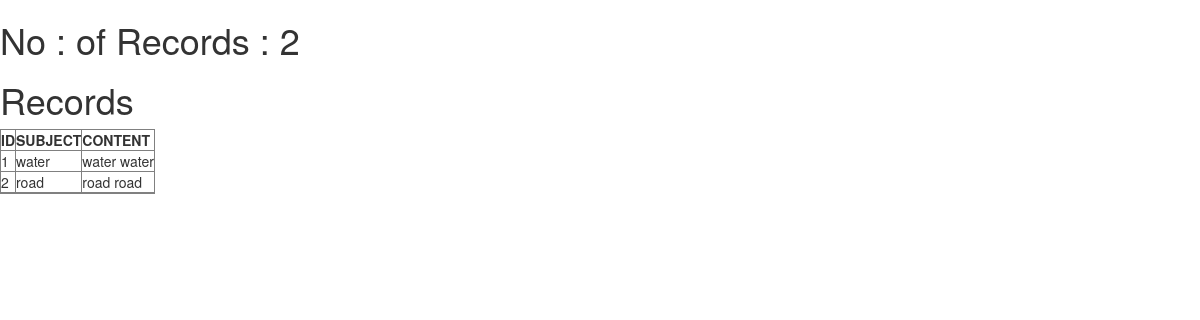
The app's page /shownotifications, older data.
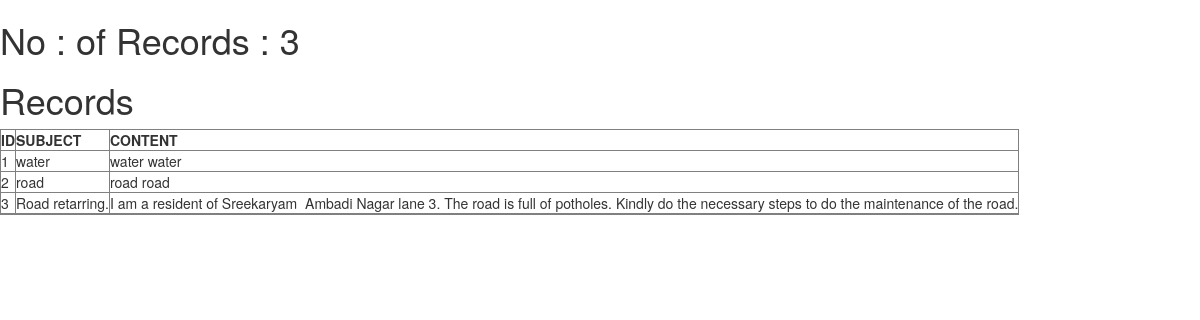
The same page, newer data.
### app.py (models this page shows, shortened)
class Complaints(db.Model):
    id = Column(Integer,primary_key=True)
    subject=Column(Text,nullable=False)
    content=Column(Text,nullable=False)

### app.py (the view)
@app.route('/shownotifications')
def show_notifications():
    all_data = Complaints.query.all()
    complaints_id_list=[]
    complaints_subject_list=[]
    complaints_content_list=[]
    for i in all_data:
       complaints_id_list.append(i.id)
       complaints_subject_list.append(i.subject)
       complaints_content_list.append(i.content)
    length=len(complaints_content_list)
    return render_template('table.html',length=length,complaints_id_list=complaints_id_list,complaints_subject_list=complaints_subject_list,complaints_content_list=complaints_content_list)

### app.py (called while the page is built)
@app.teardown_appcontext
def shutdown_session(exception=None):
    db_session.remove()

### templates/table.html
{% extends "bootstrap/base.html"%}
{%block content%}
<h1>No : of Records : {{length}}</h1>
<h1>Records</h1>
<table border="1">
    <tr> <th>ID</th>
        <th>SUBJECT</th>
        <th>CONTENT</th>
    </tr>
    {% for i in range(0,length+1) %}
    <tr>
        <td>{{complaints_id_list[i]}}</td>
        <td>{{complaints_subject_list[i]}}</td>
        <td>{{complaints_content_list[i]}}</td>
    </tr>
    {% endfor %}
</table>
{% endblock %}

Row changes from the older to the newer data that the page shows:
added Complaints: subject "Road retarring.", content "I am a resident of Sreekaryam Ambadi Nagar lane 3. The road is full of potholes. Kindly do the necessary steps to do the maintenance of the road."
Text that changed along with them:
{{ length }}: "2" → "3"
new list line: "3"
